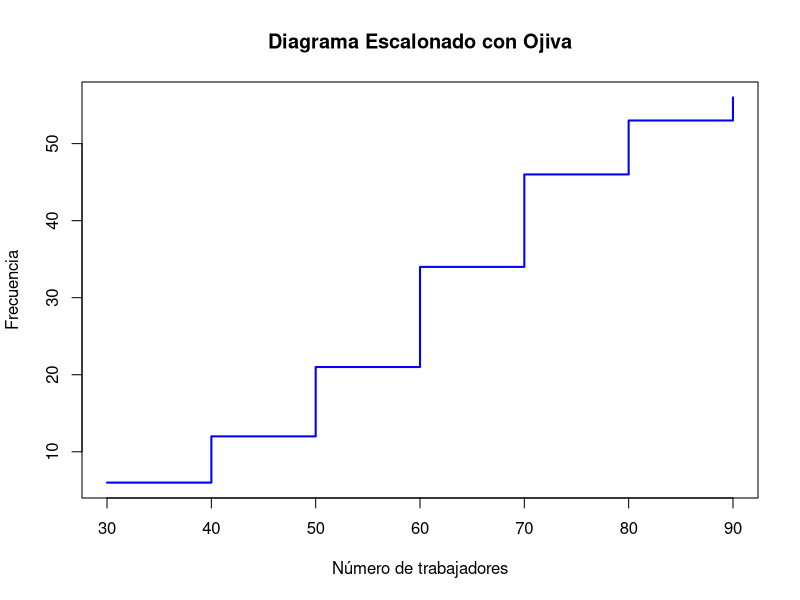

Reproduce this figure in R. (Note: this script raises an error after producing the figure.)
datos_empresas <- c(73, 95, 61, 46, 70, 55, 87, 65, 75, 48, 69, 75, 75, 39, 63, 82, 
           58, 43, 38, 64, 69, 79, 47, 63, 63, 81, 59, 77, 84, 34, 75, 93, 
           67, 89, 66, 52, 59, 36, 62, 43, 75, 52, 59, 87, 74, 30, 95, 38, 
           50, 72, 44, 53, 68, 72, 82, 63)

# a) Elaborar la tabla de frecuencias usando la regla de Sturges. (2 puntos)

R = max(datos_empresas) - min(datos_empresas)
rango = range(datos_empresas)
K = ceiling(1 + 3.322 * log10(length(datos_empresas)))
A = ceiling(R/K)
n = length(datos_empresas)

rule = seq(rango[1], rango[2] + A, by = A)
rule_1 = seq(rango[1], rango[2], by = A)
marca_de_clase = (rule[-length(rule)] + rule[-1]) / 2 
i = cut(datos_empresas, breaks = rule, right = FALSE)
tabla <- table(i)
intervalos <- levels(i)
f_absoluta <- as.numeric(tabla)
f_a_acumulada <- cumsum(f_absoluta)
f_relativa <- f_absoluta / n
f_r_acumulada <- cumsum(f_relativa)
f_porcentual <- f_relativa * 100 
f_p_acumulada <- cumsum(f_porcentual)

frecuencia_empresas <-data.frame(
  intervalos,
  f_absoluta,
  f_a_acumulada,
  f_relativa,
  f_r_acumulada,
  f_porcentual,
  f_p_acumulada
)

# b) Interpretar: f5, h2. (2 puntos)

f_5 = frecuencia_empresas$f_absoluta[5]
cat('tal .... es ', f_5)
h_2 = frecuencia_empresas$f_relativa[2]
cat('tal .... es ', h_2)

#c) Elaborar el diagrama escalonado y la ojiva respectiva. (2 puntos)
plot(rule_1, frecuencia_empresas$f_a_acumulada, 
     type = "s", xlab = "Número de trabajadores", 
     ylab = "Frecuencia", 
     main = "Diagrama Escalonado con Ojiva", 
     col = "blue", lwd = 2)

lines(marca_de_clase, 
      tabla_frecuencia$f_a_acumulada, 
      type = "b", col = "red", pch = 16, lwd = 2
      )
text(marca_de_clase, 
     tabla_frecuencia$f_a_acumulada, 
     labels = tabla_frecuencia$f_a_acumulada, 
     pos = 3, col = "black")


# D. Calcular la media aritm´etica (¯x) y la mediana (Me)
#para datos agrupadosy no agrupados. (2 puntos)

#e) Calcular la moda (Mo) para datos agrupados y no agrupados.


# No agrupadas 

media_empresas = mean(datos_empresas)
mediana_empresas = median(datos_empresas)

moda_empresas =  as.numeric(names(sort(table(datos), decreasing = TRUE)[1]))

# Agrupados

media_agrupada = sum(marca_de_clase * frecuencia_empresas$f_absoluta) / n

intervalo_modal = which.max(frecuencia_empresas$f_absoluta)

Li =  rule_1[intervalo_modal]
fi = frecuencia_empresas$f_absoluta[intervalo_modal]
fi_menos_1 = frecuencia_empresas$f_absoluta[intervalo_modal-1]
fi_mas_1 = frecuencia_empresas$f_absoluta[intervalo_modal+1]

moda_agrupada = Li + A*((fi - fi_menos_1)/((fi - fi_menos_1)+(fi - fi_mas_1)))

cat('La moda es:', moda_agrupada)

# mediana agrupada

intervalo_medinal = which(frecuencia_empresas$f_a_acumulada >= n/2)[1]
Li = rule_1[intervalo_medinal]
fi = frecuencia_empresas$f_absoluta[intervalo_medinal]
Fi_1 = frecuencia_empresas$f_a_acumulada[intervalo_medinal-1]

mediana = Li + A/fi * (n/2 - Fi_1)
